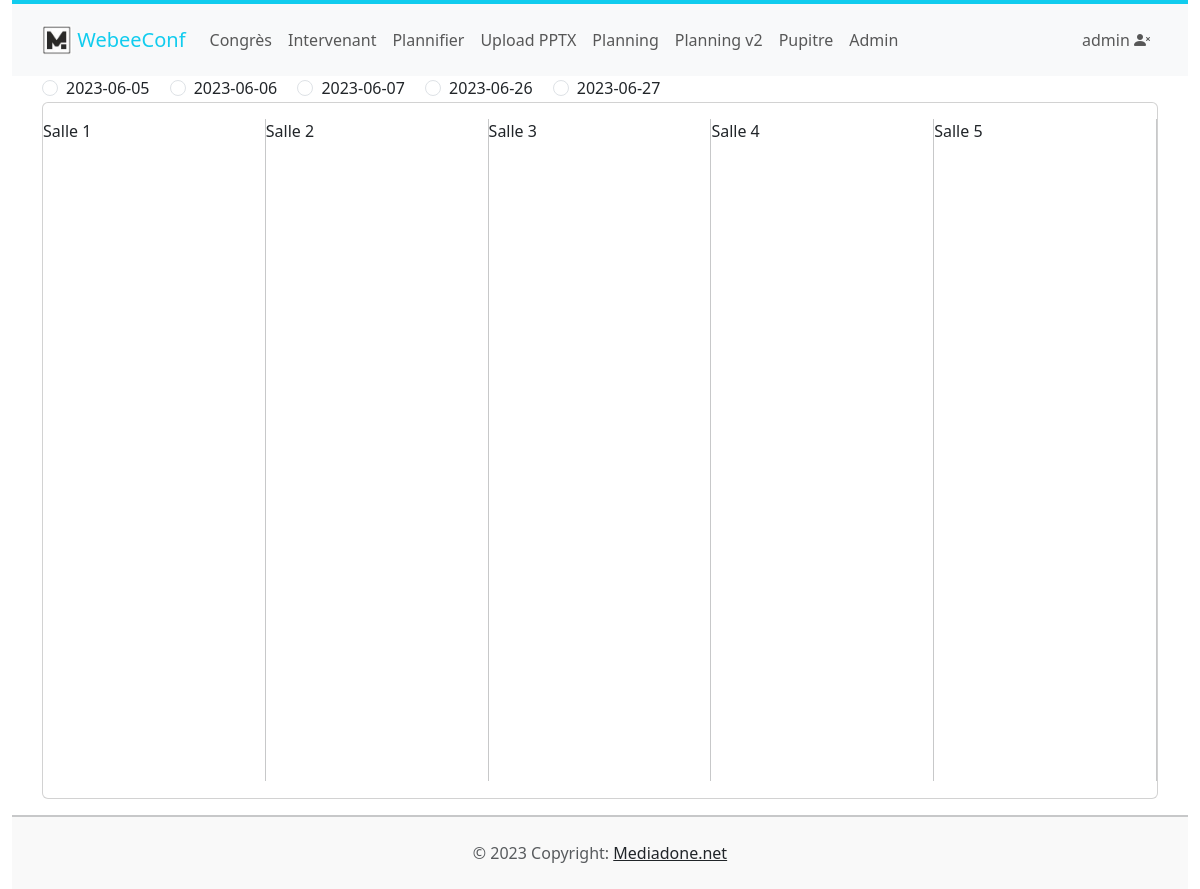
Page /plan/ (signed in) on the committed database.
### planning/models.py (models this page shows, shortened)
class Day(models.Model):
    congress = models.ForeignKey(Congress, related_name="confs_days", on_delete=models.CASCADE)
    date = models.CharField(primary_key=True, max_length=24) #primary_key=True

class Room(models.Model):
	congress = models.ForeignKey(Congress, related_name="event_conf_name", on_delete=models.CASCADE)
	name = models.CharField(max_length=250)
	number = models.SmallIntegerField(default=1)  # numero de la salle pour cle du live
	inprogress = models.CharField(max_length=250, blank=True) # titre presentation en cours dans l'attente
	def __str__(self):
		return self.name

### planning/views.py (the view)
# urls.py: path('plan/', show_plan, name="show_plan"),
def show_plan(request):
    if request.method == 'POST' and request.headers.get('x-requested-with') == 'XMLHttpRequest':
        date = request.POST.get('date')
        day = get_object_or_404(Day, date=date)
        sessions = Session.objects.filter(date=day).order_by('time_start')
        session_data = {}
        start_times = {}
        end_times = {}
        print()
        minheure = "07:00:00"
        maxheure = "21:00:00"
        print("---------------Horraire de base-------------------")
        print(minheure)
        print(maxheure)
        for session in sessions:
            room_name = session.room.name
            session_title = session.title
            session_starttime = session.time_start.strftime('%H:%M:%S')
            session_endtime = session.time_end.strftime('%H:%M:%S')
            print("---------------Session start et end-------------------")
            print(session_starttime)
            print(session_endtime)
            if session_starttime < minheure:
                minheure = session_starttime
            if session_endtime > maxheure:
                maxheure = session_starttime
            print("---------------Horraire min et max-------------------")
            print(minheure)
            print(maxheure)
            if room_name in session_data:
                session_data[room_name].append(session_title)
                start_times[room_name].append(session_starttime)
                end_times[room_name].append(session_endtime)
            else:
                session_data[room_name] = [session_title]
                start_times[room_name] = [session_starttime]
                end_times[room_name] = [session_endtime]
        data = {
            'sessions': session_data,
            'start_times': start_times,
            'end_times': end_times,
            'min_heure': minheure,
            'max_heure': maxheure
        }
        return JsonResponse(data)
    else:
        congress = Congress.objects.get()
        days = Day.objects.filter(congress__pk=congress.pk)
        rooms = Room.objects.all()
        print("coucou2")
        context = {'congress': congress, 'days': days, 'rooms': rooms}
        return render(request, 'Planning/show.html', context)

### planning/templates/planning/show.html (shortened to what this page needs)
{% extends 'Planning/base.html' %}
{% load static %}
{% block body %}
<div class="container-fluid  p-0">
    <div class="row g-2">
        <div class="col-md-12">
            {% for day in days %}
                <div class="form-check form-check-inline">
                    <input class="form-check-input" type="radio" name="radio_dates" id="radio_dates" value="{{ day.date }}">
                    <label class="form-check-label" for="inlineRadio1">{{ day.date }}</label>
                </div>
            {% endfor %}
            <div class="card">
                <div class="card-body" data-mdb-perfect-scrollbar="true"
                    style="padding-right:0; padding-left:0; height:695px; overflow-y: scroll;">
                    <div class="list-group planning-area">
                        <div class="ligne_planning">
                            {% for room in rooms %}
                            <div class="colonne_planning" id="room-{{ room.id }}">
                                <div class="text_room_planning">
                                    <p>{{ room }}</p>
                                </div>
                            </div>
                            {% endfor %}
                        </div>
                    </div>
                </div>
            </div>
        </div>
    </div>
</div>
{% endblock %}

### templates/layouts/_nav.html (shortened to what this page needs)
<div class="container-fluid">
<nav class="navbar navbar-expand-lg navbar-light bg-light navbar2">
  <div class="container">
    <a class="navbar-brand navbar3"  href="{% url 'home' %}">
    <img src="/media/images/logo.jpg" width="30" height="30" class="d-inline-block align-top" alt="">
    WebeeConf
  </a>
    <div class="collapse navbar-collapse" id="navbarTogglerDemo03">
      <ul class="navbar-nav me-auto mb-2 mb-lg-0">
        <li class="nav-item">
          <a class="nav-link" href="{% url 'planning:congres' %}"> Congrès </a>
        </li>
        <li class="nav-item">
          <a class="nav-link" href="{% url 'planning:intervenant' %}"> Intervenant </a>
        </li>
        <li class="nav-item">
          <a class="nav-link" href="{% url 'planning:create' %}"> Plannifier </a>
        </li>
        <li class="nav-item">
          <a class="nav-link" href="{% url 'planning:upload' %}"> Upload PPTX </a>
        </li>
        <li class="nav-item">
          <a class="nav-link" href="{% url 'planning:show' %}"> Planning </a>
        </li>
        <li class="nav-item">
          <a class="nav-link" href="{% url 'planning:planning' %}"> Planning v2 </a>
        </li>
        <li class="nav-item">
          <a class="nav-link" href="{% url 'planning:pupitre' %}"> Pupitre </a>
        </li>
         <li class="nav-item">
          <a class="nav-link" href="{% url 'admin:index' %}"> Admin </a>
        </li>
      </ul>
    <div class="d-flex align-items-center">
        <ul class="navbar-nav me-auto mb-2 mb-lg-0">
          {% if user.is_authenticated %}
            <li class="nav-item">
              <a class="nav-link " href="#"   role="button" > {{user.username}} <i class="bi bi-person-x-fill"></i>
              </a>
            </li>
          {% endif %}
        </ul>
      </div>
    </div>
  </div>
</nav>
</div>

### static/css/styles.css (style rules this page uses)
.navbar2 { background-color: #000; border-top: 4px solid #1ce; padding: 1em 0; }
.navbar3 { color: #1ce; }
.list-group { width: 100%; height: 100%; }
.ligne_planning { display: flex; }
.colonne_planning { display: flex; width: 20%; justify-content: space-between; }
.text_room_planning { width: 100%; justify-content: center; }

### rows in the picture
Day: date "2023-06-05"
Day: date "2023-06-06"
Day: date "2023-06-07"
Day: date "2023-06-26"
Day: date "2023-06-27"
Room: name "Salle 1"
Room: name "Salle 2"
Room: name "Salle 3"
Room: name "Salle 4"
Room: name "Salle 5"

### other values in the picture
{{ user.username }} "admin"
